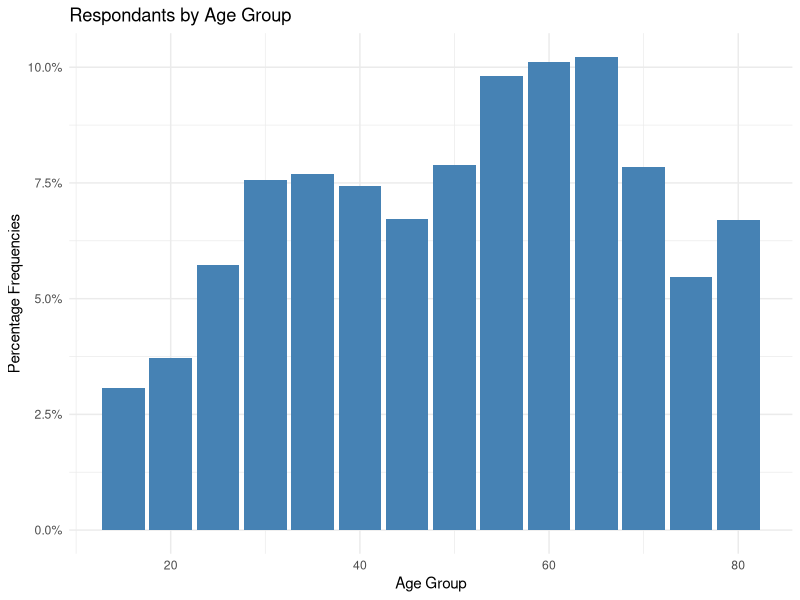
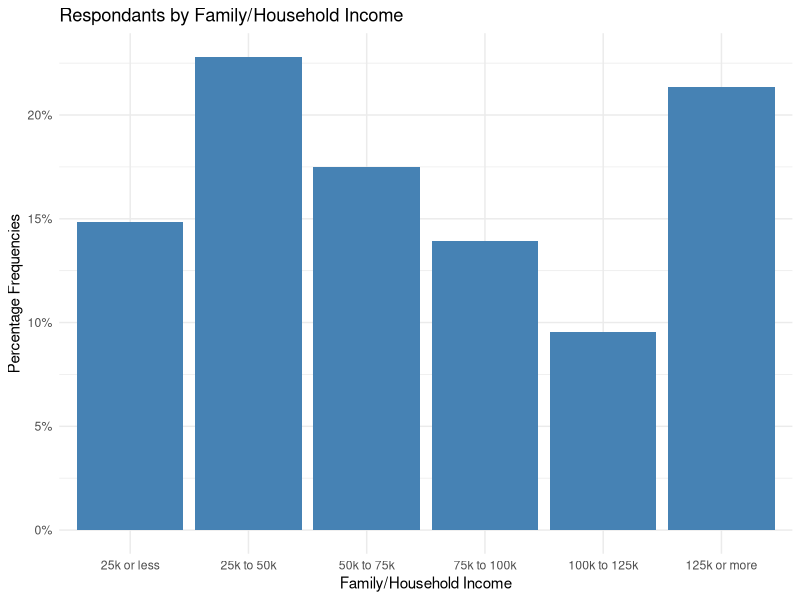
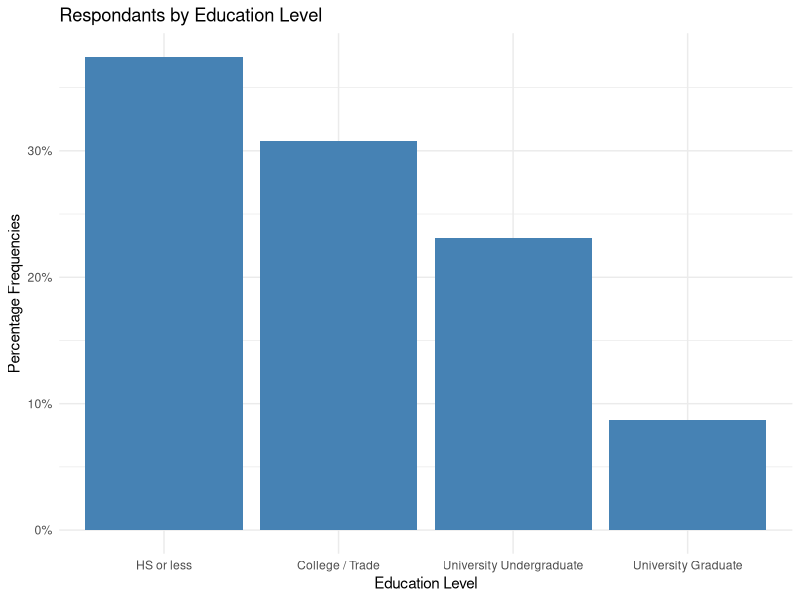
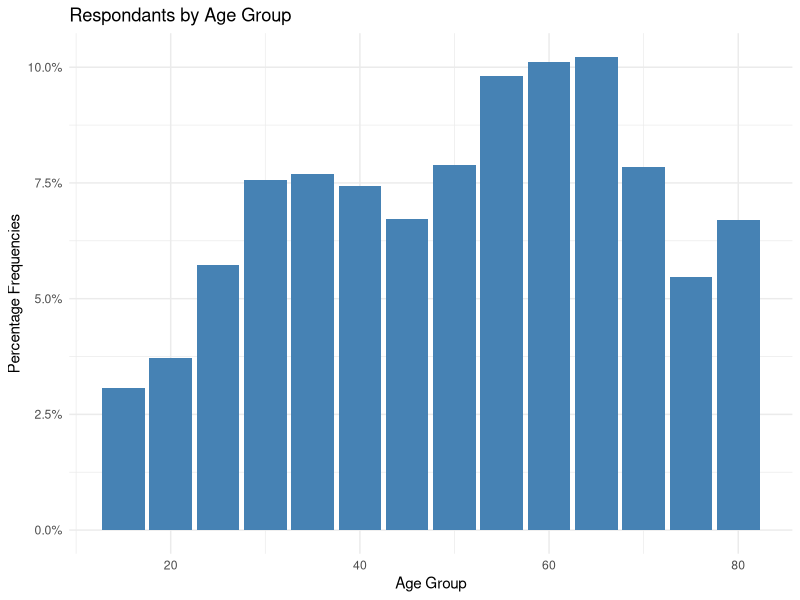
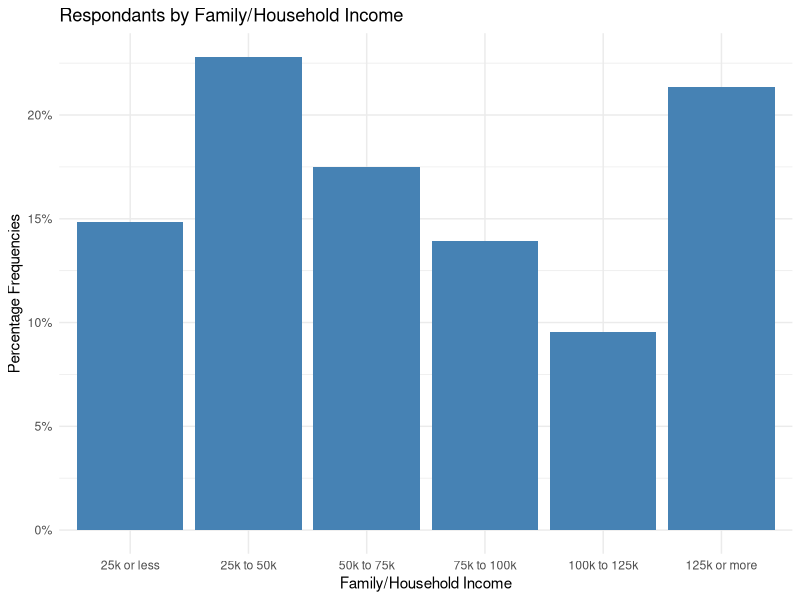
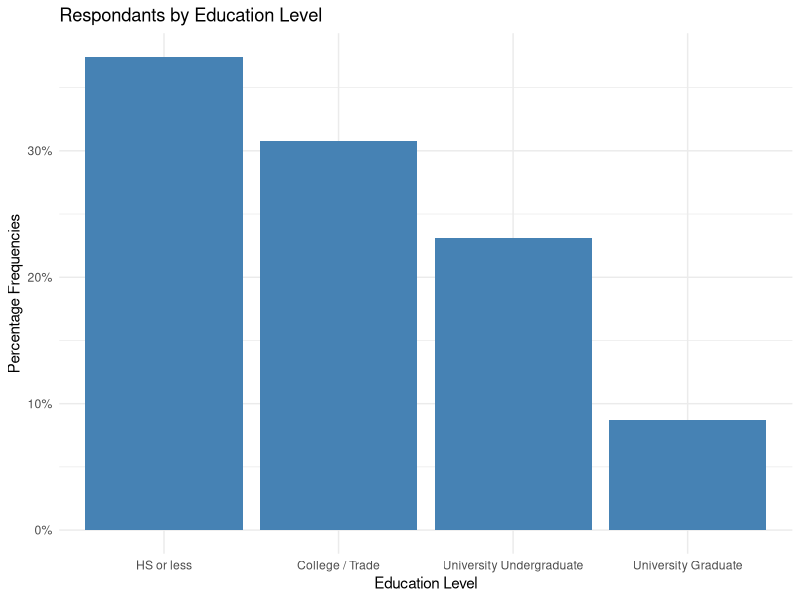

These charts were generated, in order, by the following R code:
## ---- chunk 1
knitr::opts_chunk$set(echo = FALSE)
library(dplyr)
library(knitr)
library(ggplot2)
library(tidyverse)
library(scales)
library(kableExtra)
## ---- chunk 2
my_data <- read.csv("gss-prepared-for-analysis.csv") #read in the data 
display_data <- my_data %>% #Select variables of interest 
  select(
    caseid,
    sex,
    child,
    age,
    income_family,
    education_level,
    pop_center
  )
#Shorten the response descriptions
display_data[display_data=="Larger urban population centres (CMA/CA)"] <- "Urban"
display_data[display_data=="Rural areas and small population centres (non CMA/CA)"] <- "Rural"
display_data[display_data=="$25,000 to $49,999"] <- "25k to 50k"
display_data[display_data=="Less than $25,000"] <- "25k or less"
display_data[display_data=="$50,000 to $74,999"] <- "50k to 75k"
display_data[display_data=="$75,000 to $99,999"] <- "75k to 100k"
display_data[display_data=="$100,000 to $ 124,999"] <- "100k to 125k"
display_data[display_data=="$125,000 and more"] <- "125k or more"
# Table 1 of the first couple responses 
Table1 <- head(display_data) %>% 
  kable(align = "c",
        format = "simple",
        col.names = c("Case ID", "Sex", "Have Children", "Age", 
                      "Family Income", "Education Level", "Urban / Rural"),
        ) %>% 
  kable_styling(font_size = 5)
  
Table1
## ---- chunk 3
#logistic regression
my_logit_dd <- glm(
  child ~ age + as.factor(income_family) + as.factor(education_level) 
  + as.factor(pop_center),
  data = my_data, family = "binomial"
)
## ---- chunk 4
#creating the summary table
my_log_res <- data.frame(
  variable = c("intercept","age", "income greater than $125,000", "income between $25,000 to $49,999", "income between $50,000 to $74,999", "income between $75,000 to $99,999", "income less than $25,000", "high school or less education", "University Graduate", "University Undergraduate","Poplation centered at PEI", "Rural areas and small population centres(non CMA/CA)"),#list of all variable names including levels
  estimate = c(-1.513991, 0.060790, 0.161424, -0.680099, -0.449230, -0.197017, -0.872898, -0.102521, -0.779989, -0.468140, 0.276375, 0.526007),# list of estimate results
  pvalue = c("< 2e-16", "< 2e-16", "0.0810", "8.24e-13", "3.49e-06", "0.0491", "< 2e-16", "0.0982", "< 2e-16", "9.25e-13", "0.0409", "2.86e-14" )# list of p values
)
kable(my_log_res, caption = "Summary of Losgistic Estimates", 
      label = "Data Source: GSS2017")
## ---- chunk 5
Figure1 <- my_data %>% #Create an overall view of Age of respondents 
  ggplot(aes(x = age_group)) +
  geom_bar(aes(y = ..prop..), stat = "count", fill = "steelblue") + 
  scale_y_continuous(labels=scales::percent) +
  labs(title = "Respondants by Age Group", y = "Percentage Frequencies", x = "Age Group")+
  theme_minimal()  #Adjust how it is displayed 
  
Figure1 
## ---- chunk 6
display_data2 <- my_data %>% #select smaller subset fo data 
  select(
    age_group,
    income_family
  )
#Shorten the responses 
display_data2[display_data2=="$25,000 to $49,999"] <- "25k to 50k"
display_data2[display_data2=="Less than $25,000"] <- "25k or less"
display_data2[display_data2=="$50,000 to $74,999"] <- "50k to 75k"
display_data2[display_data2=="$75,000 to $99,999"] <- "75k to 100k"
display_data2[display_data2=="$100,000 to $ 124,999"] <- "100k to 125k"
display_data2[display_data2=="$125,000 and more"] <- "125k or more"
Figure2 <- display_data2 %>% #Create an overall view of family income for the respondents 
    mutate(income_family = fct_relevel(income_family, 
            "25k or less", "25k to 50k", "50k to 75k", 
            "75k to 100k", "100k to 125k", "125k or more")) %>%
  ggplot(aes(x = income_family)) +
  geom_bar(aes(y = (..count..)/sum(..count..)), stat = "count", fill = "steelblue") + 
  scale_y_continuous(labels=scales::percent) + #Make it a percentage based scale
  labs(title = "Respondants by Family/Household Income", y = "Percentage Frequencies", x = "Family/Household Income")+
  theme_minimal()  #Adjust how it is displayed 
  
Figure2 
## ---- chunk 7
Figure3 <- my_data %>% #Create an overall view of education level of respondents 
  mutate(education_level = fct_relevel(education_level, 
            "HS or less", "College / Trade", "University Undergraduate", 
            "University Graduate")) %>%
  ggplot(aes(x = education_level)) +
  geom_bar(aes(y = (..count..)/sum(..count..)), stat = "count", fill = "steelblue") + 
  scale_y_continuous(labels=scales::percent) +
  labs(title = "Respondants by Education Level", y = "Percentage Frequencies", x = "Education Level")+
  theme_minimal()  #Adjust how it is displayed 
  
Figure3 
## ---- chunk 8
dummy_income <- data.frame(
  "income level" = c("greater than $125,000", "between $25,000 to $49,999", "between $50,000 to $74,999", "between $75,000 to $99,999", "less than $25,000", "between $100,000 tp $124,999"),
  inc1 = c(1,0,0,0,0,0),
  inc2 = c(0,1,0,0,0,0),
  inc3 = c(0,0,1,0,0,0),
  inc4 = c(0,0,0,1,0,0),
  inc5 = c(0,0,0,0,1,0),
  inc6 = c(0,0,0,0,0,0)
)
kable(dummy_income, caption = "Dummy Variable Coding Set Up for Income Levels")
## ---- chunk 9
dummy_edu <- data.frame(
  "education level" = c("high school or less education", "University Graduate", "University Undergraduate", "college/trade"),
  HS = c(1,0,0,0),
  graduate = c(0,1,0,0),
  under = c(0,0,1,0),
  college = c(0,0,0,0)
)
kable(dummy_edu, caption = "Dummy Variable Coding Set Up for Education Levels")
## ---- chunk 10
dummy_pop <- data.frame(
  "population center" = c("Poplation centered at PEI", "Rural areas and small population centres(non CMA/CA)", "Larger urban population centres (CMA/CA)"),
  PEI = c(1,0,0),
  rural = c(0,1,0),
  urban = c(0,0,0)
)
kable(dummy_pop, caption = "Dummy Variable Coding Set Up for Population Center")
## ---- chunk 11
knitr::opts_chunk$set(echo = FALSE)
library(dplyr)
library(knitr)
library(ggplot2)
library(tidyverse)
library(scales)
library(kableExtra)
## ---- chunk 12
#logistic regression
my_logit_dd <- glm(
  child ~ age + as.factor(income_family) + as.factor(education_level) 
  + as.factor(pop_center),
  data = my_data, family = "binomial"
)
## ---- chunk 13
my_data <- read.csv("gss-prepared-for-analysis.csv") #read in the data 
display_data <- my_data %>% #Select variables of interest 
  select(
    caseid,
    sex,
    child,
    age,
    income_family,
    education_level,
    pop_center
  )
#Shorten the response descriptions
display_data[display_data=="Larger urban population centres (CMA/CA)"] <- "Urban"
display_data[display_data=="Rural areas and small population centres (non CMA/CA)"] <- "Rural"
display_data[display_data=="$25,000 to $49,999"] <- "25k to 50k"
display_data[display_data=="Less than $25,000"] <- "25k or less"
display_data[display_data=="$50,000 to $74,999"] <- "50k to 75k"
display_data[display_data=="$75,000 to $99,999"] <- "75k to 100k"
display_data[display_data=="$100,000 to $ 124,999"] <- "100k to 125k"
display_data[display_data=="$125,000 and more"] <- "125k or more"
# Table 1 of the first couple responses 
Table1 <- head(display_data) %>% 
  kable(align = "c",
        format = "simple",
        col.names = c("Case ID", "Sex", "Have Children", "Age", 
                      "Family Income", "Education Level", "Urban / Rural"),
        ) %>% 
  kable_styling(font_size = 5)
  
Table1
## ---- chunk 14
#creating the summary table
my_log_res <- data.frame(
  variable = c("intercept","age", "income greater than $125,000", "income between $25,000 to $49,999", "income between $50,000 to $74,999", "income between $75,000 to $99,999", "income less than $25,000", "high school or less education", "University Graduate", "University Undergraduate","Poplation centered at PEI", "Rural areas and small population centres(non CMA/CA)"),#list of all variable names including levels
  estimate = c(-1.513991, 0.060790, 0.161424, -0.680099, -0.449230, -0.197017, -0.872898, -0.102521, -0.779989, -0.468140, 0.276375, 0.526007),# list of estimate results
  pvalue = c("< 2e-16", "< 2e-16", "0.0810", "8.24e-13", "3.49e-06", "0.0491", "< 2e-16", "0.0982", "< 2e-16", "9.25e-13", "0.0409", "2.86e-14" )# list of p values
)
kable(my_log_res, caption = "Summary of Losgistic Estimates", 
      label = "Data Source: GSS2017")
## ---- chunk 15
dummy_income <- data.frame(
  "income level" = c("greater than $125,000", "between $25,000 to $49,999", "between $50,000 to $74,999", "between $75,000 to $99,999", "less than $25,000", "between $100,000 tp $124,999"),
  inc1 = c(1,0,0,0,0,0),
  inc2 = c(0,1,0,0,0,0),
  inc3 = c(0,0,1,0,0,0),
  inc4 = c(0,0,0,1,0,0),
  inc5 = c(0,0,0,0,1,0),
  inc6 = c(0,0,0,0,0,0)
)
kable(dummy_income, caption = "Dummy Variable Coding Set Up for Income Levels")
## ---- chunk 16
dummy_edu <- data.frame(
  "education level" = c("high school or less education", "University Graduate", "University Undergraduate", "college/trade"),
  HS = c(1,0,0,0),
  graduate = c(0,1,0,0),
  under = c(0,0,1,0),
  college = c(0,0,0,0)
)
kable(dummy_edu, caption = "Dummy Variable Coding Set Up for Education Levels")
## ---- chunk 17
dummy_pop <- data.frame(
  "population center" = c("Poplation centered at PEI", "Rural areas and small population centres(non CMA/CA)", "Larger urban population centres (CMA/CA)"),
  PEI = c(1,0,0),
  rural = c(0,1,0),
  urban = c(0,0,0)
)
kable(dummy_pop, caption = "Dummy Variable Coding Set Up for Population Center")
## ---- chunk 18
Figure1 <- my_data %>% #Create an overall view of Age of respondents 
  ggplot(aes(x = age_group)) +
  geom_bar(aes(y = ..prop..), stat = "count", fill = "steelblue") + 
  scale_y_continuous(labels=scales::percent) +
  labs(title = "Respondants by Age Group", y = "Percentage Frequencies", x = "Age Group")+
  theme_minimal()  #Adjust how it is displayed 
  
Figure1 
## ---- chunk 19
display_data2 <- my_data %>% #select smaller subset fo data 
  select(
    age_group,
    income_family
  )
#Shorten the responses 
display_data2[display_data2=="$25,000 to $49,999"] <- "25k to 50k"
display_data2[display_data2=="Less than $25,000"] <- "25k or less"
display_data2[display_data2=="$50,000 to $74,999"] <- "50k to 75k"
display_data2[display_data2=="$75,000 to $99,999"] <- "75k to 100k"
display_data2[display_data2=="$100,000 to $ 124,999"] <- "100k to 125k"
display_data2[display_data2=="$125,000 and more"] <- "125k or more"
Figure2 <- display_data2 %>% #Create an overall view of family income for the respondents 
    mutate(income_family = fct_relevel(income_family, 
            "25k or less", "25k to 50k", "50k to 75k", 
            "75k to 100k", "100k to 125k", "125k or more")) %>%
  ggplot(aes(x = income_family)) +
  geom_bar(aes(y = (..count..)/sum(..count..)), stat = "count", fill = "steelblue") + 
  scale_y_continuous(labels=scales::percent) + #Make it a percentage based scale
  labs(title = "Respondants by Family/Household Income", y = "Percentage Frequencies", x = "Family/Household Income")+
  theme_minimal()  #Adjust how it is displayed 
  
Figure2 
## ---- chunk 20
Figure3 <- my_data %>% #Create an overall view of education level of respondents 
  mutate(education_level = fct_relevel(education_level, 
            "HS or less", "College / Trade", "University Undergraduate", 
            "University Graduate")) %>%
  ggplot(aes(x = education_level)) +
  geom_bar(aes(y = (..count..)/sum(..count..)), stat = "count", fill = "steelblue") + 
  scale_y_continuous(labels=scales::percent) +
  labs(title = "Respondants by Education Level", y = "Percentage Frequencies", x = "Education Level")+
  theme_minimal()  #Adjust how it is displayed 
  
Figure3 
